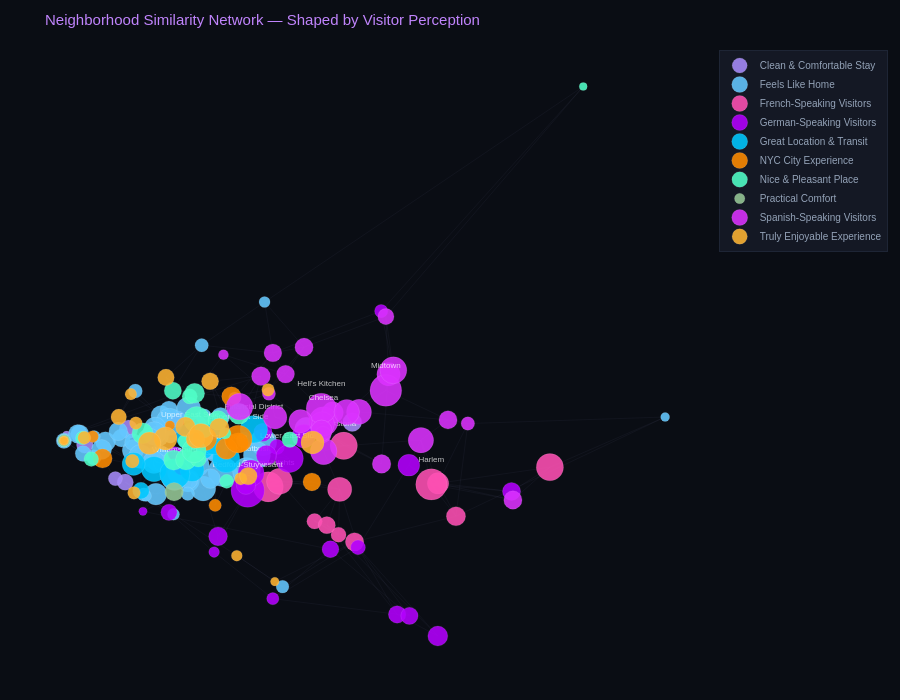

Here is the notebook cell this chart was saved with:
### Code cell
from sklearn.decomposition import PCA
from sklearn.preprocessing import normalize
import numpy as np
import networkx as nx
import plotly.graph_objects as go

# ══════════════════════════════════════════════════════════════════════════════
# STEP 1 — 用 topic 向量直接做 PCA 定位
# 相似 topic profile 的 neighborhood 自然聚在一起，不依赖力导向随机性
# ══════════════════════════════════════════════════════════════════════════════
X = normalize(topic_probs.values)  # L2 归一化
pca = PCA(n_components=2, random_state=42)
coords = pca.fit_transform(X)

neighborhoods = topic_probs.index.tolist()
pos_pca = {neigh: (coords[i, 0], coords[i, 1]) for i, neigh in enumerate(neighborhoods)}

print(f'PCA variance explained: {pca.explained_variance_ratio_.sum():.1%}')

# ══════════════════════════════════════════════════════════════════════════════
# STEP 2 — 每个节点只连 top-3 最相似邻居，不用全局阈值
# ══════════════════════════════════════════════════════════════════════════════
K = 3
sim_matrix_arr = cosine_similarity(X)
sim_df2 = pd.DataFrame(sim_matrix_arr, index=neighborhoods, columns=neighborhoods)

edges3 = []
for neigh in neighborhoods:
    row = sim_df2[neigh].drop(neigh)
    for target, weight in row.nlargest(K).items():
        edges3.append({'source': neigh, 'target': target, 'weight': round(weight, 4)})

edges3_df = pd.DataFrame(edges3)
edges3_df['key'] = edges3_df.apply(lambda r: tuple(sorted([r['source'], r['target']])), axis=1)
edges3_df = edges3_df.drop_duplicates('key').drop(columns='key')
print(f'Edges (top-3, deduplicated): {len(edges3_df)}')

# ══════════════════════════════════════════════════════════════════════════════
# STEP 3 — 更新 nodes_df 坐标，准备 label 和 size
# ══════════════════════════════════════════════════════════════════════════════
nodes_df['x'] = nodes_df['neighborhood'].map(lambda n: pos_pca[n][0])
nodes_df['y'] = nodes_df['neighborhood'].map(lambda n: pos_pca[n][1])

# Top-15 neighborhoods by review count → 显示标签
top15_labels = set(nodes_df.nlargest(15, 'review_count')['neighborhood'])

# 节点大小：log scale，cap 住最大值
nodes_df['size'] = np.clip(np.log1p(nodes_df['review_count']) * 3.5, 8, 38)

# ══════════════════════════════════════════════════════════════════════════════
# STEP 4 — 画图
# ══════════════════════════════════════════════════════════════════════════════
TOPIC_COLORS = {
    'Great Location & Transit':    '#00c8ff',
    'Spanish-Speaking Visitors':   '#dc32ff',
    'Truly Enjoyable Experience':  '#ffb432',
    'Clean & Comfortable Stay':    '#a78bfa',
    'Feels Like Home':             '#64c8ff',
    'NYC City Experience':         '#ff8c00',
    'German-Speaking Visitors':    '#b400ff',
    'French-Speaking Visitors':    '#ff50b4',
    'Nice & Pleasant Place':       '#50ffc8',
    'Practical Comfort':           '#96c896',
}

fig3 = go.Figure()

# ── 边（极低透明度）─────────────────────────────────────────────────────────
for _, row in edges3_df.iterrows():
    x0, y0 = pos_pca[row['source']]
    x1, y1 = pos_pca[row['target']]
    fig3.add_trace(go.Scatter(
        x=[x0, x1, None], y=[y0, y1, None],
        mode='lines',
        line=dict(width=0.8, color=f'rgba(180,180,255,0.06)'),
        hoverinfo='none', showlegend=False,
    ))

# ── 节点（按 topic 分组，保留 legend）────────────────────────────────────────
for topic, grp in nodes_df.groupby('dominant_topic_label'):
    color = TOPIC_COLORS.get(topic, '#888888')

    # 标签：只给 top-15
    labels = grp['neighborhood'].apply(
        lambda n: n if n in top15_labels else ''
    )

    fig3.add_trace(go.Scatter(
        x=grp['x'], y=grp['y'],
        mode='markers+text',
        name=topic,
        marker=dict(
            size=grp['size'],
            color=color,
            opacity=0.88,
            line=dict(width=0.6, color='rgba(255,255,255,0.2)'),
        ),
        text=labels,
        textposition='top center',
        textfont=dict(size=8, color='rgba(255,255,255,0.75)'),
        customdata=grp[['neighborhood', 'borough', 'dominant_topic_label', 'review_count']].values,
        hovertemplate=(
            '<b>%{customdata[0]}</b><br>'
            '%{customdata[1]}<br>'
            '<span style="color:#c084fc">%{customdata[2]}</span><br>'
            'Reviews: %{customdata[3]:,}<extra></extra>'
        ),
    ))

fig3.update_layout(
    title=dict(
        text='Neighborhood Similarity Network — Shaped by Visitor Perception',
        font=dict(color='#c084fc', size=15),
    ),
    paper_bgcolor='#0a0d14',
    plot_bgcolor='#0a0d14',
    font=dict(color='#94a3b8', family='Arial'),
    xaxis=dict(showgrid=False, zeroline=False, showticklabels=False),
    yaxis=dict(showgrid=False, zeroline=False, showticklabels=False),
    height=700,
    legend=dict(
        bgcolor='#141824', bordercolor='#1e2535', borderwidth=1,
        font=dict(size=10), title='',
    ),
    margin=dict(l=20, r=20, t=50, b=20),
)

fig3.show()

# ── 保存 ─────────────────────────────────────────────────────────────────────
nodes_df.to_csv('outputs/network_nodes.csv', index=False)
edges3_df.to_csv('outputs/network_edges.csv', index=False)
print('✅ Saved')
